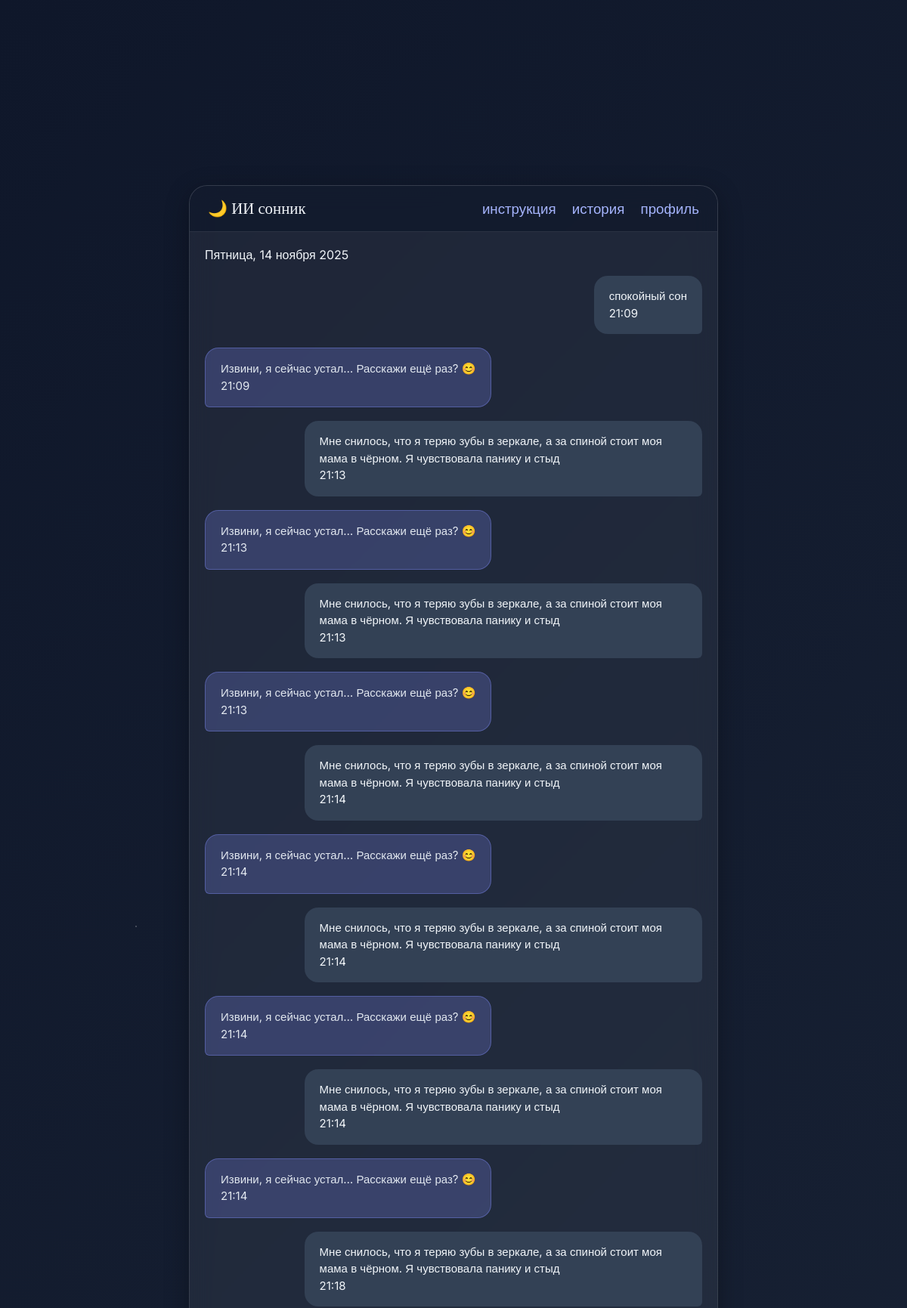
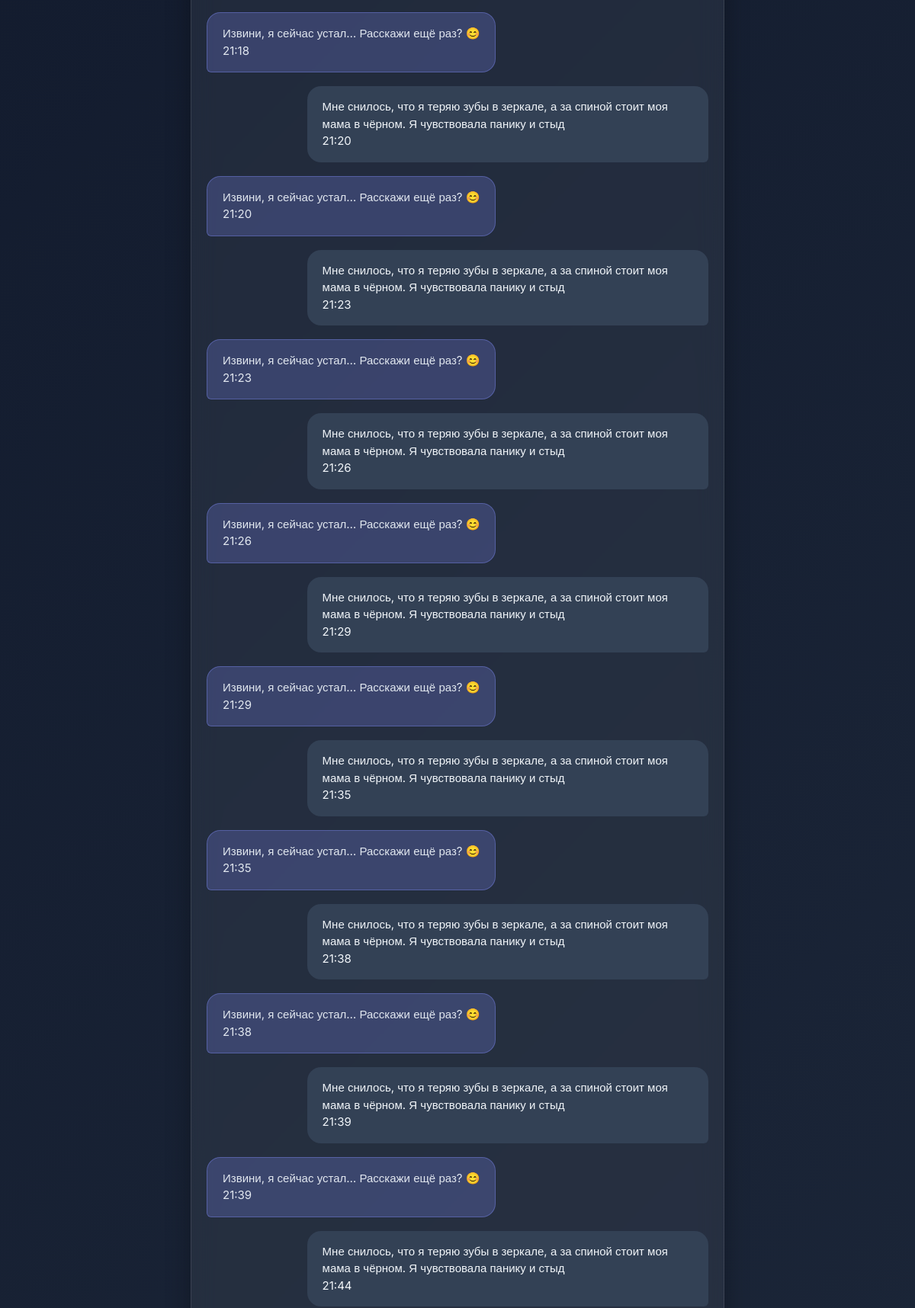
Page /chat/ (signed in, upper part) on the committed database (2 pictures, top to bottom).
### dreambot/models.py (models this page shows)
class Message(models.Model):
    session = models.ForeignKey(DreamSession, on_delete=models.CASCADE)
    is_user = models.BooleanField()
    content = models.TextField()
    audio_file = models.FileField(upload_to='audio/', blank=True, null=True)
    created_at = models.DateTimeField(auto_now_add=True)
    related_name = 'messages'

### dreambot/views.py (the view)
# urls.py: path('chat/', views.chat_view, name='chat'),
def chat_view(request):
    if not request.user.is_authenticated:
        return redirect('landing')
    session, _ = DreamSession.objects.get_or_create(user=request.user)
    messages = Message.objects.filter(session=session).order_by('created_at')
    return render(request, 'dreambot/chat.html', {'messages': messages})

### templates/dreambot/chat.html (shortened to what this page needs)
<!DOCTYPE html>
<html lang="ru">
<head>
</head>
<body>
        <div class="chat-container">
        <div class="chat-header">
            <span>🌙 ИИ сонник</span>
            <div>
                <a href="{% url 'guide' %}" style="color: #a5b4fc; margin-right: 16px; font-size: 0.9em; text-decoration: none;">инструкция</a>
                <a href="{% url 'history' %}" style="color: #a5b4fc; margin-right: 16px; font-size: 0.9em; text-decoration: none;">история</a>
                <a href="{% url 'profile' %}" style="color: #a5b4fc; font-size: 0.9em; text-decoration: none;">профиль</a>
            </div>
        </div>
        <div class="messages" id="messages">
            {% if messages %}
                {% regroup messages|dictsort:"created_at" by created_at.date as messages_by_date %}
                {% for date_group in messages_by_date %}
                    <div class="date-divider">
                        {{ date_group.grouper|date:"l, d E Y" }}
                    </div>
                    {% for msg in date_group.list %}
                        <div class="message {% if msg.is_user %}user{% else %}bot{% endif %}">
                            <div class="message-content">{{ msg.content|linebreaksbr }}</div>
                            <div class="message-time">{{ msg.created_at|time:"H:i" }}</div>
                        </div>
                    {% endfor %}
                {% endfor %}
            {% else %}
                <div class="message bot">
                    <div class="message-content">Привет! Расскажи мне свой сон. Чем подробнее — тем глубже мы сможем понять его смысл.</div>
                </div>
            {% endif %}
        </div>
    </div>
</body>
</html>

### templates/dreambot/chat.html (style rules this page uses)
:root { --bg-gradient: linear-gradient(135deg, #0f172a, #1e293b); --glass-bg: rgba(255, 255, 255, 0.06); --glass-border: rgba(255, 255, 255, 0.1); --text-primary: #f1f5f9; --text-secondary: #cbd5e1; --user-bubble: #334155; --bot-bubble: rgba(129, 140, 248, 0.25); --bot-border: rgba(129, 140, 248, 0.4); --input-bg: rgba(15, 23, 42, 0.6); --shadow: 0 8px 32px rgba(0, 0, 0, 0.3); }
* { margin: 0; padding: 0; box-sizing: border-box; }
body { background: var(--bg-gradient); color: var(--text-primary); font-family: 'Inter', sans-serif; min-height: 100vh; display: flex; justify-content: center; align-items: center; position: relative; overflow: hidden; }
body::before { content: ""; position: absolute; top: 0; left: 0; right: 0; bottom: 0; background: radial-gradient(1.5px 1.5px at 15% 25%, #fff, transparent), radial-gradient(1.5px 1.5px at 75% 15%, #fff, transparent), radial-gradient(1.5px 1.5px at 40% 60%, #fff, transparent), radial-gradient(1.5px 1.5px at 90% 75%, #fff, transparent); animation: twinkle 10s infinite ease-in-out; opacity: 0.4; pointer-events: none; }
.chat-container { position: relative; z-index: 2; width: 95%; max-width: 700px; height: 90vh; display: flex; flex-direction: column; background: var(--glass-bg); backdrop-filter: blur(16px); -webkit-backdrop-filter: blur(16px); border: 1px solid var(--glass-border); border-radius: 24px; overflow: hidden; box-shadow: var(--shadow); }
.chat-header { padding: 18px 24px; background: rgba(15, 23, 42, 0.7); font-family: 'Playfair Display', serif; font-size: 1.3rem; text-align: center; border-bottom: 1px solid var(--glass-border); display: flex; justify-content: space-between; align-items: center; }
.chat-header a { color: #a5b4fc; text-decoration: none; font-size: 0.9rem; font-family: 'Inter', sans-serif; }
.messages { flex: 1; padding: 20px; overflow-y: auto; display: flex; flex-direction: column; gap: 18px; }
.message { max-width: 80%; padding: 16px 20px; border-radius: 18px; line-height: 1.5; font-size: 15px; position: relative; animation: fadeIn 0.3s ease; }
.message.user { background: var(--user-bubble); color: #f1f5f9; align-self: flex-end; border-bottom-right-radius: 6px; }
.message.bot { background: var(--bot-bubble); border: 1px solid var(--bot-border); color: #e2e8f0; align-self: flex-start; border-bottom-left-radius: 6px; }

### rows in the picture
Message: content "спокойный сон", created_at "21:09"
Message: content "Извини, я сейчас устал… Расскажи ещё раз? 😊", created_at "21:09"
Message: content "Мне снилось, что я теряю зубы в зеркале, а за спиной стоит моя мама в чёрном. Я чувствовала панику и стыд", created_at "21:13"
Message: content "Извини, я сейчас устал… Расскажи ещё раз? 😊", created_at "21:13"
Message: content "Мне снилось, что я теряю зубы в зеркале, а за спиной стоит моя мама в чёрном. Я чувствовала панику и стыд", created_at "21:13"
Message: content "Извини, я сейчас устал… Расскажи ещё раз? 😊", created_at "21:13"
Message: content "Мне снилось, что я теряю зубы в зеркале, а за спиной стоит моя мама в чёрном. Я чувствовала панику и стыд", created_at "21:14"
Message: content "Извини, я сейчас устал… Расскажи ещё раз? 😊", created_at "21:14"
Message: content "Мне снилось, что я теряю зубы в зеркале, а за спиной стоит моя мама в чёрном. Я чувствовала панику и стыд", created_at "21:14"
Message: content "Извини, я сейчас устал… Расскажи ещё раз? 😊", created_at "21:14"
Message: content "Мне снилось, что я теряю зубы в зеркале, а за спиной стоит моя мама в чёрном. Я чувствовала панику и стыд", created_at "21:14"
Message: content "Извини, я сейчас устал… Расскажи ещё раз? 😊", created_at "21:14"
Message: content "Мне снилось, что я теряю зубы в зеркале, а за спиной стоит моя мама в чёрном. Я чувствовала панику и стыд", created_at "21:18"
Message: content "Извини, я сейчас устал… Расскажи ещё раз? 😊", created_at "21:18"
Message: content "Мне снилось, что я теряю зубы в зеркале, а за спиной стоит моя мама в чёрном. Я чувствовала панику и стыд", created_at "21:20"
Message: content "Извини, я сейчас устал… Расскажи ещё раз? 😊", created_at "21:20"
Message: content "Мне снилось, что я теряю зубы в зеркале, а за спиной стоит моя мама в чёрном. Я чувствовала панику и стыд", created_at "21:23"
Message: content "Извини, я сейчас устал… Расскажи ещё раз? 😊", created_at "21:23"
Message: content "Мне снилось, что я теряю зубы в зеркале, а за спиной стоит моя мама в чёрном. Я чувствовала панику и стыд", created_at "21:26"
Message: content "Извини, я сейчас устал… Расскажи ещё раз? 😊", created_at "21:26"
Message: content "Мне снилось, что я теряю зубы в зеркале, а за спиной стоит моя мама в чёрном. Я чувствовала панику и стыд", created_at "21:29"
Message: content "Извини, я сейчас устал… Расскажи ещё раз? 😊", created_at "21:29"
Message: content "Мне снилось, что я теряю зубы в зеркале, а за спиной стоит моя мама в чёрном. Я чувствовала панику и стыд", created_at "21:35"
Message: content "Извини, я сейчас устал… Расскажи ещё раз? 😊", created_at "21:35"
Message: content "Мне снилось, что я теряю зубы в зеркале, а за спиной стоит моя мама в чёрном. Я чувствовала панику и стыд", created_at "21:38"
Message: content "Извини, я сейчас устал… Расскажи ещё раз? 😊", created_at "21:38"
Message: content "Мне снилось, что я теряю зубы в зеркале, а за спиной стоит моя мама в чёрном. Я чувствовала панику и стыд", created_at "21:39"
Message: content "Извини, я сейчас устал… Расскажи ещё раз? 😊", created_at "21:39"
Message: content "Мне снилось, что я теряю зубы в зеркале, а за спиной стоит моя мама в чёрном. Я чувствовала панику и стыд", created_at "21:44"

### other values in the picture
{{ date_group.grouper|date:"l, d E Y" }} "Пятница, 14 ноября 2025"
